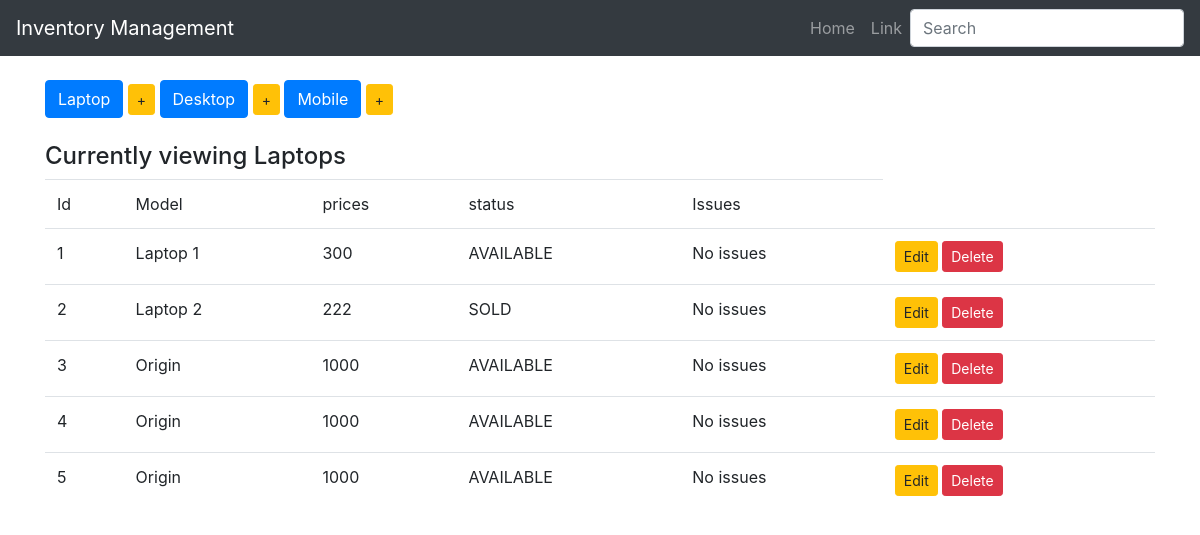
Screenshot of /display_Laptop with the database file from the repository.
### inventory/models.py (models this page shows, shortened)
class Device(models.Model):
    Type=models.CharField(max_length=100, blank=False)
    price=models.IntegerField()
    choices=(
        ('AVAILABLE','Item ready to be purchased'),
        ('SOLD','Item sold'),
        ('RESTOCKING','Item restocking in few days')
    )
    status=models.CharField(max_length=20, choices=choices, default="Sold")
    issues=models.CharField(max_length=100, default="No issues")
    class Meta:
       abstract = True

class Laptop(Device):
    pass

### inventory/views.py (the view)
# urls.py: url(r'^display_Laptop$',display_Laptop,name='display_Laptop'),
def display_Laptop(request):
    items=Laptop.objects.all()
    context={
    'items' : items,
    'header':'Laptops'
    }
    return render(request,'index.html',context)

### inventory/templates/index.html
{% extends 'base.html' %}
{% block body %}
<br>
<div class="  button-group">
     <a href="{% url 'display_Laptop' %}" class="btn btn-primary btn-md" role="button">Laptop</a>
     <a href="{% url 'add_laptop' %}" class="btn btn-warning btn-sm" role="button">+</a>
     <a href="{% url 'display_Desktop' %}" class="btn btn-primary btn-md" role="button">Desktop</a>
     <a href="{% url 'add_desktop' %}" class="btn btn-warning btn-sm" role="button">+</a>
     <a href="{% url 'display_Mobile' %}" class="btn btn-primary btn-md" role="button">Mobile</a>
     <a href="{% url 'add_mobile' %}" class="btn btn-warning btn-sm" role="button"> + </a>
</div>
<br>
<h4>Currently viewing {{header}}</h4>
<table class="table table-hover">
     <thead>
          <tr>
               <td>Id</td>
               <td>Model</td>
               <td>prices</td>
               <td>status</td>
               <td>Issues</td>
          </tr>
     </thead>
     <tbody>
          {% for item in items %}
          <tr>
               <td>{{item.pk}}</td>
               <td>{{item.Type}}</td>
               <td>{{item.price}}</td>
               <td>{{item.status}}</td>
               <td>{{item.issues}}</td>
               {% if header|lower == "Laptop" %}
               <td>
                    <a href="{% url 'edit_laptop' item.pk %}" class="btn btn-warning btn-sm" role="button">Edit</a>
                    <a href="{% url 'delete_laptop' item.pk %}" class="btn btn-danger btn-sm" role="button">Delete</a>
               </td>
               {% elif header|lower == "Desktop" %}
               <td>
                    <a href="{% url 'edit_desktop' item.pk %}" class="btn btn-warning btn-sm" role="button">Edit</a>
                    <a href="{% url 'delete_desktop' item.pk %}" class="btn btn-danger btn-sm" role="button">Delete</a>
               </td>
               {% else %}
               <td>
                    <a href="{% url 'edit_mobile' item.pk %}" class="btn btn-warning btn-sm" role="button">Edit</a>
                    <a href="{% url 'delete_mobile' item.pk %}" class="btn btn-danger btn-sm" role="button">Delete</a>
               </td>
               {% endif %}
          </tr>
          {% endfor%}
     </tbody>
</table>
{% endblock %}

### inventory/templates/base.html (shortened to what this page needs)
<!DOCTYPE html>
<html lang="en">
<head>
    {% load static %}
    <link rel="stylesheet" href="{% static  '/css/style.css' %}">
    <link rel="stylesheet" href="{% static  '/css/bootstrap.min.css' %}">
</head>
<body>
    <nav class="navbar navbar-expand navbar-dark bg-dark ">
        <a class="navbar-brand" href="#">Inventory Management</a>
        <div class="collapse navbar-collapse" id="navbarsExample02">
          <ul class="navbar-nav ml-auto">
            <li class="nav-item ">
              <a class="nav-link" href="#">Home </a>
            </li>
            <li class="nav-item">
              <a class="nav-link" href="#">Link</a>
            </li>
          </ul>
          <form class="form-inline my-2 my-md-0">
            <input class="form-control" type="text" placeholder="Search">
          </form>
        </div>
      </nav>
  <div class="container">
      {% block body %}
       {% endblock %}
  </div>
</body>
</html>

### rows the page displays
Laptop: pk "1", Type "Laptop 1", price "300", status "AVAILABLE", issues "No issues"
Laptop: pk "2", Type "Laptop 2", price "222", status "SOLD", issues "No issues"
Laptop: pk "3", Type "Origin", price "1000", status "AVAILABLE", issues "No issues"
Laptop: pk "4", Type "Origin", price "1000", status "AVAILABLE", issues "No issues"
Laptop: pk "5", Type "Origin", price "1000", status "AVAILABLE", issues "No issues"

### other values shown
{{ header }} "Laptops"
